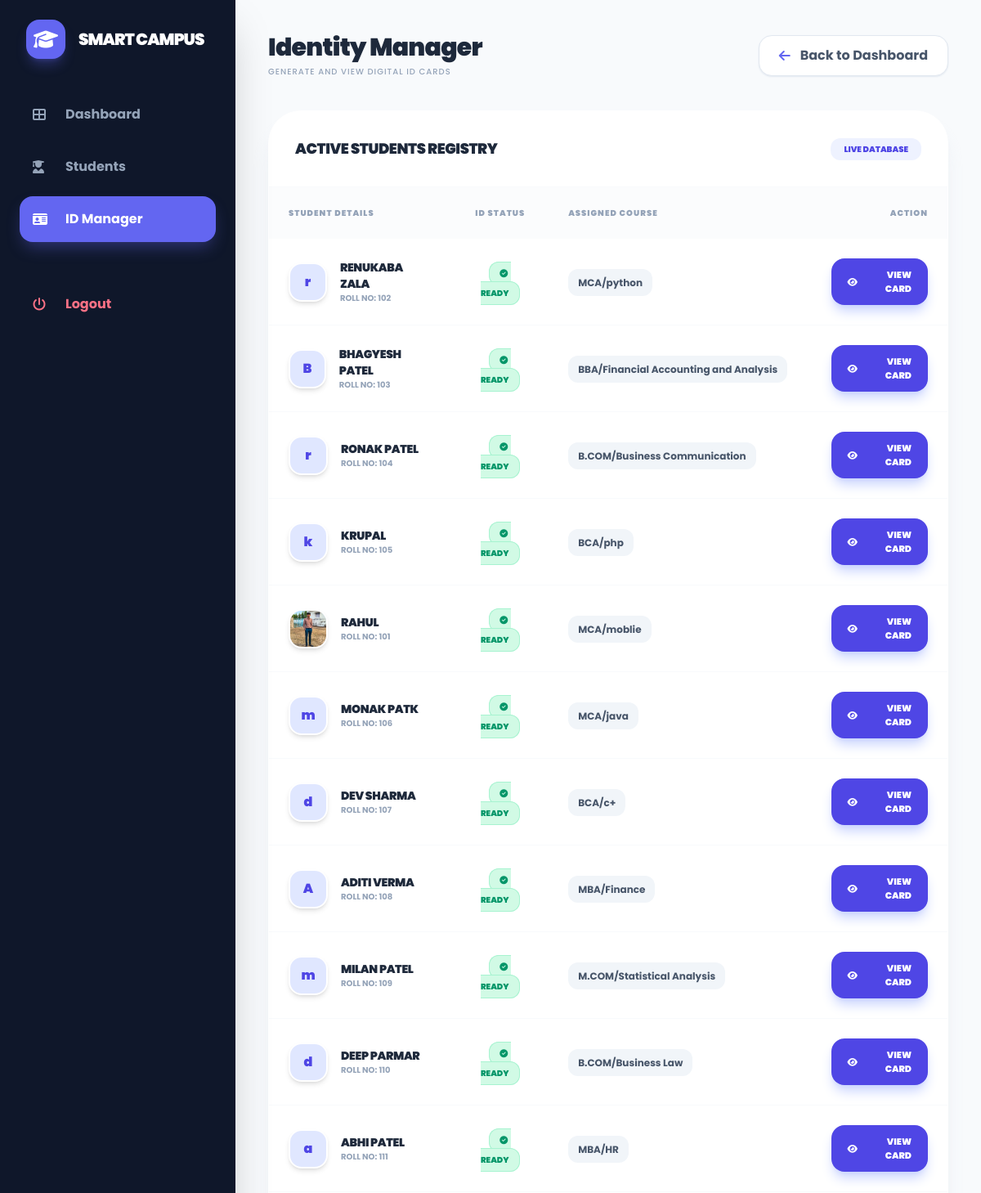
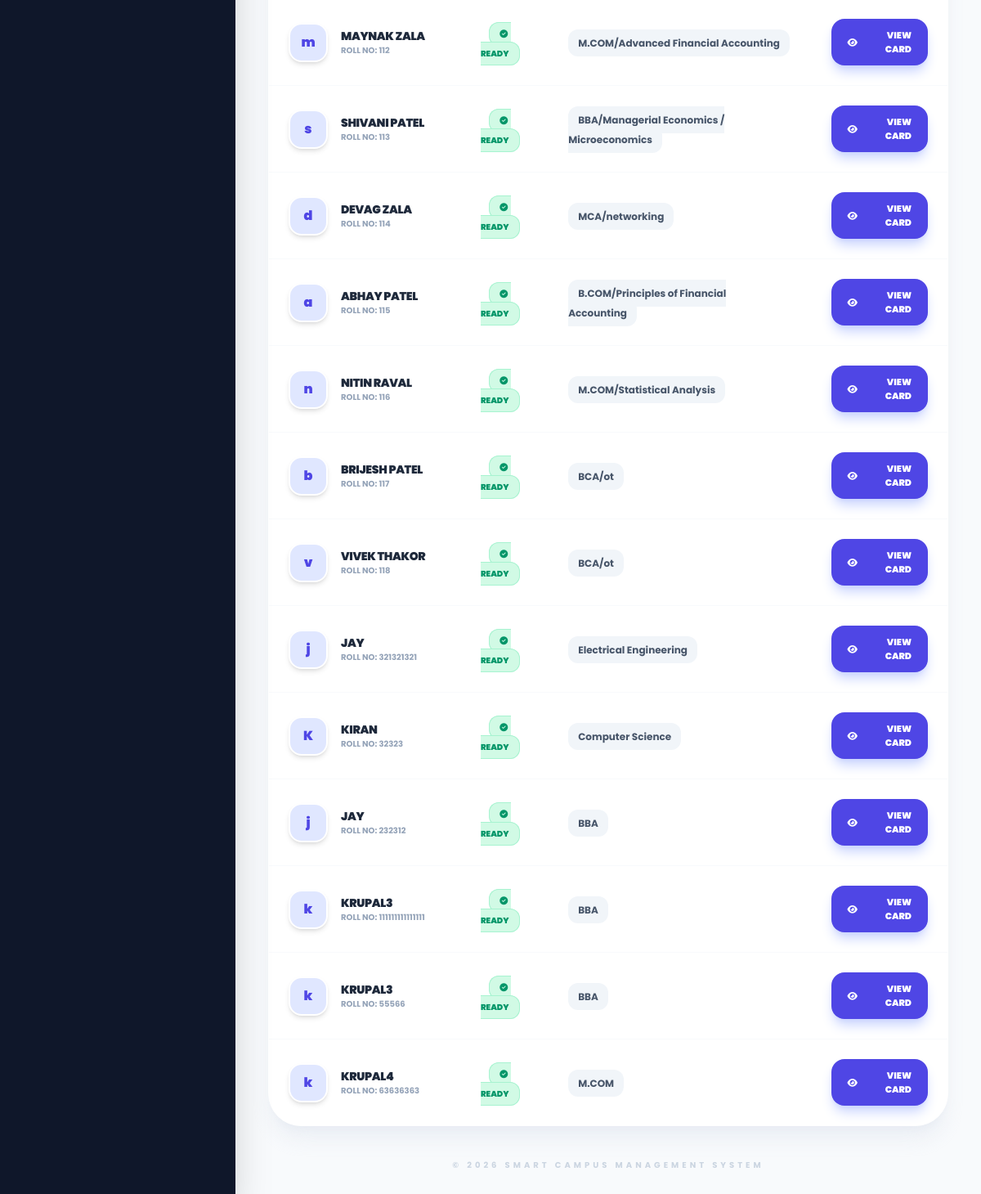
Page /all-id-cards/ on the committed database (2 pictures, top to bottom).
### campus/models.py (models this page shows, shortened)
class Student(models.Model):
    user = models.OneToOneField(
        User,
        on_delete=models.SET_NULL,
        null=True,
        blank=True,
        related_name='student_profile',
    )
    name = models.CharField(max_length=100)
    roll_no = models.CharField(max_length=50, unique=True)
    course = models.CharField(max_length=100, null=True, blank=True)
    email = models.EmailField(blank=True, null=True)
    phone = models.CharField(max_length=20, blank=True, null=True)
    photo = models.ImageField(upload_to='student_photos/', null=True, blank=True)
    qr_code = models.ImageField(upload_to='qr_codes/', blank=True, null=True)

### campus/views.py (the view)
# urls.py: path('all-id-cards/', views.all_id_cards, name='all_id_cards'),
def all_id_cards(request):
    from .models import Student
    students = Student.objects.all()
    return render(request, 'all_id_cards.html', {'students': students})

### campus/templates/all_id_cards.html (shortened to what this page needs)
<!DOCTYPE html>
<html lang="en">
<head>
    <script src="https://cdn.tailwindcss.com"></script>
    <link rel="stylesheet" href="https://cdnjs.cloudflare.com/ajax/libs/font-awesome/6.4.0/css/all.min.css">
</head>
<body class="bg-slate-50">
    <div class="fixed left-0 top-0 h-full w-72 bg-slate-900 text-white p-6 z-50 hidden lg:block shadow-2xl">
        <div class="flex items-center gap-4 mb-10 px-2">
            <div class="h-12 w-12 bg-indigo-500 rounded-2xl flex items-center justify-center shadow-lg shadow-indigo-500/30">
                <i class="fas fa-graduation-cap text-2xl"></i>
            </div>
            <span class="text-xl font-black tracking-tighter uppercase">Smart Campus</span>
        </div>
        <nav class="space-y-2">
            <a href="{% url 'home' %}" class="sidebar-link flex items-center gap-4 p-4 rounded-2xl transition-all font-bold text-slate-400">
                <i class="fas fa-th-large w-6"></i> Dashboard
            </a>
            <a href="{% url 'students_page' %}" class="sidebar-link flex items-center gap-4 p-4 rounded-2xl transition-all font-bold text-slate-400">
                <i class="fas fa-user-graduate w-6"></i> Students
            </a>
            <a href="#" class="active-link flex items-center gap-4 p-4 rounded-2xl transition-all font-bold">
                <i class="fas fa-id-card w-6"></i> ID Manager
            </a>
            <div class="pt-10">
                <a href="{% url 'logout' %}" class="flex items-center gap-4 p-4 rounded-2xl text-rose-400 font-bold hover:bg-rose-400/10 transition-all">
                    <i class="fas fa-power-off w-6"></i> Logout
                </a>
            </div>
        </nav>
    </div>
    <div class="lg:ml-72 p-6 md:p-10">
        <div class="flex flex-col md:flex-row md:items-center justify-between gap-6 mb-10">
            <div>
                <h1 class="text-3xl font-black text-slate-800 tracking-tight">Identity Manager</h1>
                <p class="text-slate-400 font-medium mt-1 uppercase text-[10px] tracking-widest">Generate and view digital ID cards</p>
            </div>
            <a href="{% url 'home' %}" class="bg-white border border-slate-200 px-6 py-3 rounded-2xl font-bold text-slate-600 hover:bg-slate-50 transition-all flex items-center gap-3 shadow-sm shadow-slate-200">
                <i class="fas fa-arrow-left text-indigo-500"></i> Back to Dashboard
            </a>
        </div>
        <div class="bg-white rounded-[2.5rem] shadow-xl shadow-slate-200/60 border border-white overflow-hidden">
            <div class="p-8 border-b border-slate-50 flex justify-between items-center">
                <h3 class="font-black text-slate-800 text-lg uppercase tracking-tight">Active Students Registry</h3>
                <span class="bg-indigo-50 text-indigo-600 px-4 py-1.5 rounded-xl text-[10px] font-black uppercase">Live Database</span>
            </div>
            <div class="overflow-x-auto">
                <table class="w-full text-left">
                    <thead class="bg-slate-50/50">
                        <tr>
                            <th class="p-6 text-[10px] font-black text-slate-400 uppercase tracking-widest">Student Details</th>
                            <th class="p-6 text-[10px] font-black text-slate-400 uppercase tracking-widest text-center">ID Status</th>
                            <th class="p-6 text-[10px] font-black text-slate-400 uppercase tracking-widest">Assigned Course</th>
                            <th class="p-6 text-[10px] font-black text-slate-400 uppercase tracking-widest text-right">Action</th>
                        </tr>
                    </thead>
                    <tbody class="divide-y divide-slate-50">
                        {% for student in students %}
                        <tr class="hover:bg-indigo-50/30 transition-all group">
                            <td class="p-6">
                                <div class="flex items-center gap-4">
                                    <div class="h-12 w-12 rounded-2xl bg-indigo-100 flex items-center justify-center text-indigo-600 font-black overflow-hidden border-2 border-white shadow-md">
                                        {% if student.photo %}
                                            <img src="{{ student.photo.url }}" class="h-full w-full object-cover">
                                        {% else %}
                                            {{ student.name|slice:":1" }}
                                        {% endif %}
                                    </div>
                                    <div>
                                        <div class="font-black text-slate-800 group-hover:text-indigo-600 transition-colors uppercase text-sm tracking-tight">{{ student.name }}</div>
                                        <div class="text-[10px] text-slate-400 font-bold uppercase">ROLL NO: {{ student.roll_no }}</div>
                                    </div>
                                </div>
                            </td>
                            <td class="p-6 text-center">
                                <span class="bg-emerald-100 text-emerald-600 px-3 py-1.5 rounded-xl text-[10px] font-black uppercase border border-emerald-200">
                                    <i class="fas fa-check-circle mr-1"></i> Ready
                                </span>
                            </td>
                            <td class="p-6">
                                <span class="text-xs font-bold text-slate-600 bg-slate-100 px-3 py-2 rounded-xl">
                                    {{ student.course }}
                                </span>
                            </td>
                            <td class="p-6 text-right">
                                <a href="{% url 'student_id_card' student.id %}" target="_blank"
                                   class="inline-flex items-center gap-2 bg-indigo-600 text-white px-5 py-3 rounded-2xl font-black text-[11px] uppercase hover:bg-slate-900 transition-all shadow-lg shadow-indigo-200">
                                    <i class="fas fa-eye"></i> View Card
                                </a>
                            </td>
                        </tr>
                        {% endfor %}
                    </tbody>
                </table>
            </div>
        </div>
        <p class="mt-10 text-center text-[10px] font-bold text-slate-300 uppercase tracking-[4px]">
            &copy; 2026 Smart Campus Management System
        </p>
    </div>
</body>
</html>

### campus/templates/all_id_cards.html (style rules this page uses)
body { font-family: 'Poppins', sans-serif; background: #f8fafc; }
.active-link { background: #6366f1 !important; color: white !important; box-shadow: 0 10px 20px -5px rgba(99, 102, 241, 0.4); }

### rows in the picture
Student: name "r", name "RENUKABA ZALA", roll_no "102", course "MCA/python"
Student: name "B", name "BHAGYESH PATEL", roll_no "103", course "BBA/Financial Accounting and Analysis"
Student: name "r", name "RONAK PATEL", roll_no "104", course "B.COM/Business Communication"
Student: name "k", name "KRUPAL", roll_no "105", course "BCA/php"
Student: photo (picture), name "RAHUL", roll_no "101", course "MCA/moblie"
Student: name "m", name "MONAK PATK", roll_no "106", course "MCA/java"
Student: name "d", name "DEV SHARMA", roll_no "107", course "BCA/c+"
Student: name "A", name "ADITI VERMA", roll_no "108", course "MBA/Finance"
Student: name "m", name "MILAN PATEL", roll_no "109", course "M.COM/Statistical Analysis"
Student: name "d", name "DEEP PARMAR", roll_no "110", course "B.COM/Business Law"
Student: name "a", name "ABHI PATEL", roll_no "111", course "MBA/HR"
Student: name "m", name "MAYNAK ZALA", roll_no "112", course "M.COM/Advanced Financial Accounting"
Student: name "s", name "SHIVANI PATEL", roll_no "113", course "BBA/Managerial Economics / Microeconomics"
Student: name "d", name "DEVAG ZALA", roll_no "114", course "MCA/networking"
Student: name "a", name "ABHAY PATEL", roll_no "115", course "B.COM/Principles of Financial Accounting"
Student: name "n", name "NITIN RAVAL", roll_no "116", course "M.COM/Statistical Analysis"
Student: name "b", name "BRIJESH PATEL", roll_no "117", course "BCA/ot"
Student: name "v", name "VIVEK THAKOR", roll_no "118", course "BCA/ot"
Student: name "j", name "JAY", roll_no "321321321", course "Electrical Engineering"
Student: name "K", name "KIRAN", roll_no "32323", course "Computer Science"
Student: name "j", name "JAY", roll_no "232312", course "BBA"
Student: name "k", name "KRUPAL3", roll_no "111111111111111", course "BBA"
Student: name "k", name "KRUPAL3", roll_no "55566", course "BBA"
Student: name "k", name "KRUPAL4", roll_no "63636363", course "M.COM"
